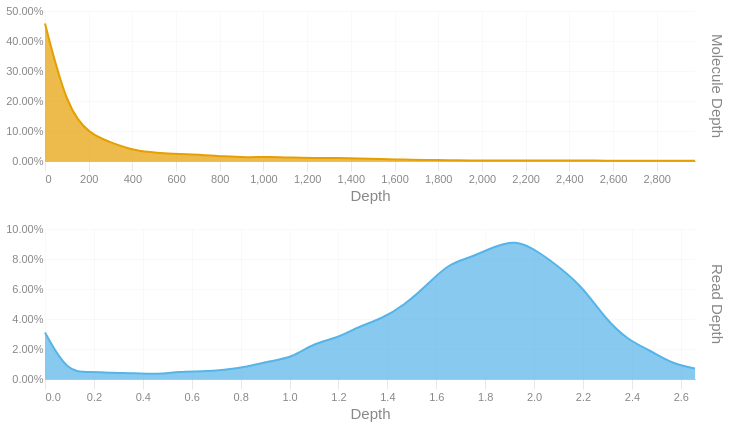

Notebook cell for this chart:
### Code cell
readdep = depth_hist(tb['Read Depth'], q99, 3)
readdep = readdep.with_columns(pl.lit('Read Depth').alias('Metric'))
if not SKIPLR:
    moldep = depth_hist(tb['Molecule Depth'], mol_q99, 1)
    moldep = moldep.with_columns(pl.lit('Molecule Depth').alias('Metric'))
    _hist = pl.concat([readdep, moldep])
    _hist = _hist.filter(pl.col('Proportion') != 0)
    with SafeRender(_hist):
        (
            alt.Chart(_hist)        
            .mark_area(interpolate = "basis")
            .encode(
                x=alt.X('Bin:Q').scale(domainMin=0).axis(alt.Axis(title='Depth')),
                y = alt.Y('Proportion:Q', title = None).axis(format = '.2%'),
                color = alt.Color('Metric:N').legend(None),
                row = alt.Row("Metric:N").header(title = None, labelOrient = 'right'),
                tooltip = [
                    alt.Tooltip("Metric:N", title = "Metric"),
                    alt.Tooltip('Interval:N', title = "Depth Interval"),
                    alt.Tooltip('Proportion:Q', title = "% Alignments").format('.2%')
                ]
            )
            .resolve_scale(x='independent', y='independent')
            .properties(
                height = 150, width = 650,
                usermeta={'embedOptions': {'downloadFileName': f'{samplename}.depth.hist'}}
            )
        ).display()
else:
    readdep = readdep.filter(pl.col('Proportion') != 0)
    with SafeRender(readdep):
        (
            alt.Chart(readdep)        
            .mark_area(interpolate = "basis")
            .encode(
                x=alt.X('Bin:Q').scale(domainMin=0).axis(alt.Axis(title='Depth')),
                y = alt.Y('Proportion:Q', title = None).axis(format = '.2%'),
                tooltip = [
                    alt.Tooltip('Interval:N', title = "Depth Interval"),
                    alt.Tooltip('Proportion:Q', title = "% Alignments").format('.2%')
                ]
            )
            .properties(
                usermeta={'embedOptions': {'downloadFileName': f'{samplename}.depth.hist'}}
            )
        ).display()

### Figure 1 — Vega-Lite specification as saved in the notebook (floating-point values rounded to 4 significant figures)
{"width": 650, "height": 150, "config": {"title": {"anchor": "start", "dy": -15, "fontSize": 18, "color": "#888888", "subtitleColor": "#888888", "subtitleFontSize": 14}, "arc": {"fill": "#0072B2"}, "axis": {"domainColor": "#888888", "domainWidth": 0.5, "gridWidth": 0.2, "grid": false, "titleFontWeight": 400, "titleFontSize": 15, "labelFontSize": 11, "labelColor": "#888888", "tickColor": "#888888", "tickWidth": 0.2, "titleColor": "#888888"}, "axisBand": {"grid": false}, "axisX": {"grid": true, "tickSize": 10, "domainCap": "round"}, "axisY": {"domain": false, "grid": true, "tickSize": 0, "domainCap": "round"}, "background": "transparent", "header": {"labelFontSize": 15, "labelColor": "#888888", "titleFontSize": 15, "titleFontWeight": 600, "titleColor": "#888888"}, "legend": {"labelFont": "sans-serif", "labelFontSize": 12, "labelColor": "#888888", "symbolSize": 100, "symbolType": "circle", "titleFontSize": 12, "titlePadding": 10, "titleColor": "#888888", "title": null}, "range": {"category": ["#E69F00", "#56B4E9", "#009E73", "#F0E442", "#0072B2", "#D55E00", "#CC79A7", "#000000"], "diverging": ["#cfe8f3", "#a2d4ec", "#73bfe2", "#46abdb", "#1696d2", "#12719e"]}, "area": {"fill": "#0072B2", "fillOpacity": 0.7, "line": true, "strokeOpacity": 0.7}, "line": {"color": "#0072B2", "stroke": "#0072B2", "strokeWidth": 2}, "trail": {"color": "#0072B2", "stroke": "#0072B2", "strokeWidth": 0, "size": 1}, "point": {"filled": true, "fillOpacity": 1.0, "size": 95}, "text": {"color": "#888888", "fontSize": 11, "align": "right", "fontWeight": 400, "size": 11}, "bar": {"fill": "#0072B2", "stroke": null}, "view": {"stroke": null, "continuousWidth": 660, "continuousHeight": 400}}, "data": {"name": "data-b11379fe62869ce73c27adf130795b78"}, "mark": {"type": "area", "interpolate": "basis"}, "encoding": {"color": {"field": "Metric", "legend": null, "type": "nominal"}, "row": {"field": "Metric", "header": {"title": null, "labelOrient": "right"}, "type": "nominal"}, "tooltip": [{"field": "Metric", "title": "Metric", "type": "nominal"}, {"field": "Interval", "title": "Depth Interval", "type": "nominal"}, {"field": "Proportion", "format": ".2%", "title": "% Alignments", "type": "quantitative"}], "x": {"axis": {"title": "Depth"}, "field": "Bin", "scale": {"domainMin": 0}, "type": "quantitative"}, "y": {"axis": {"format": ".2%"}, "field": "Proportion", "title": null, "type": "quantitative"}}, "resolve": {"scale": {"x": "independent", "y": "independent"}}, "usermeta": {"embedOptions": {"downloadFileName": "S3_Annis_506.depth.hist"}}, "$schema": "https://vega.github.io/schema/vega-lite/v6.1.0.json", "datasets": {"data-b11379fe62869ce73c27adf130795b78": [{"Bin": 0.0, "Interval": "0.0-0.092", "Proportion": 0.031, "Metric": "Read Depth"}, {"Bin": 0.092, "Interval": "0.092-0.183", "Proportion": 0.004, "Metric": "Read Depth"}, {"Bin": 0.183, "Interval": "0.183-0.275", "Proportion": 0.005, "Metric": "Read Depth"}, {"Bin": 0.275, "Interval": "0.275-0.367", "Proportion": 0.004, "Metric": "Read Depth"}, {"Bin": 0.367, "Interval": "0.367-0.458", "Proportion": 0.004, "Metric": "Read Depth"}, {"Bin": 0.458, "Interval": "0.458-0.55", "Proportion": 0.003, "Metric": "Read Depth"}, {"Bin": 0.55, "Interval": "0.55-0.642", "Proportion": 0.005, "Metric": "Read Depth"}, {"Bin": 0.642, "Interval": "0.642-0.733", "Proportion": 0.005, "Metric": "Read Depth"}, {"Bin": 0.733, "Interval": "0.733-0.825", "Proportion": 0.006, "Metric": "Read Depth"}, {"Bin": 0.825, "Interval": "0.825-0.917", "Proportion": 0.008, "Metric": "Read Depth"}, {"Bin": 0.917, "Interval": "0.917-1.008", "Proportion": 0.012, "Metric": "Read Depth"}, {"Bin": 1.008, "Interval": "1.008-1.1", "Proportion": 0.014, "Metric": "Read Depth"}, {"Bin": 1.1, "Interval": "1.1-1.192", "Proportion": 0.024, "Metric": "Read Depth"}, {"Bin": 1.192, "Interval": "1.192-1.283", "Proportion": 0.027, "Metric": "Read Depth"}, {"Bin": 1.283, "Interval": "1.283-1.375", "Proportion": 0.035, "Metric": "Read Depth"}, {"Bin": 1.375, "Interval": "1.375-1.467", "Proportion": 0.04, "Metric": "Read Depth"}, {"Bin": 1.467, "Interval": "1.467-1.558", "Proportion": 0.049, "Metric": "Read Depth"}, {"Bin": 1.558, "Interval": "1.558-1.65", "Proportion": 0.062, "Metric": "Read Depth"}, {"Bin": 1.65, "Interval": "1.65-1.742", "Proportion": 0.077, "Metric": "Read Depth"}, {"Bin": 1.742, "Interval": "1.742-1.833", "Proportion": 0.081, "Metric": "Read Depth"}, {"Bin": 1.833, "Interval": "1.833-1.925", "Proportion": 0.088, "Metric": "Read Depth"}, {"Bin": 1.925, "Interval": "1.925-2.017", "Proportion": 0.093, "Metric": "Read Depth"}, {"Bin": 2.017, "Interval": "2.017-2.108", "Proportion": 0.085, "Metric": "Read Depth"}, {"Bin": 2.108, "Interval": "2.108-2.2", "Proportion": 0.074, "Metric": "Read Depth"}, {"Bin": 2.2, "Interval": "2.2-2.292", "Proportion": 0.061, "Metric": "Read Depth"}, {"Bin": 2.292, "Interval": "2.292-2.383", "Proportion": 0.04, "Metric": "Read Depth"}, {"Bin": 2.383, "Interval": "2.383-2.475", "Proportion": 0.026, "Metric": "Read Depth"}, {"Bin": 2.475, "Interval": "2.475-2.567", "Proportion": 0.019, "Metric": "Read Depth"}, {"Bin": 2.567, "Interval": "2.567-2.658", "Proportion": 0.01, "Metric": "Read Depth"}, {"Bin": 2.658, "Interval": "2.658-2.75", "Proportion": 0.007, "Metric": "Read Depth"}, {"Bin": 0.0, "Interval": "0.0-102.6", "Proportion": 0.458, "Metric": "Molecule Depth"}, {"Bin": 102.6, "Interval": "102.6-205.2", "Proportion": 0.172, "Metric": "Molecule Depth"}, {"Bin": 205.2, "Interval": "205.2-307.8", "Proportion": 0.089, "Metric": "Molecule Depth"}, {"Bin": 307.8, "Interval": "307.8-410.4", "Proportion": 0.06, "Metric": "Molecule Depth"}, {"Bin": 410.4, "Interval": "410.4-513.0", "Proportion": 0.034, "Metric": "Molecule Depth"}, {"Bin": 513.0, "Interval": "513.0-615.6", "Proportion": 0.027, "Metric": "Molecule Depth"}, {"Bin": 615.6, "Interval": "615.6-718.2", "Proportion": 0.023, "Metric": "Molecule Depth"}, {"Bin": 718.2, "Interval": "718.2-820.8", "Proportion": 0.021, "Metric": "Molecule Depth"}, {"Bin": 820.8, "Interval": "820.8-923.4", "Proportion": 0.015, "Metric": "Molecule Depth"}, {"Bin": 923.4, "Interval": "923.4-1026.0", "Proportion": 0.012, "Metric": "Molecule Depth"}, {"Bin": 1026.0, "Interval": "1026.0-1128.6", "Proportion": 0.014, "Metric": "Molecule Depth"}, {"Bin": 1129.0, "Interval": "1128.6-1231.2", "Proportion": 0.011, "Metric": "Molecule Depth"}, {"Bin": 1231.0, "Interval": "1231.2-1333.8", "Proportion": 0.01, "Metric": "Molecule Depth"}, {"Bin": 1334.0, "Interval": "1333.8-1436.4", "Proportion": 0.01, "Metric": "Molecule Depth"}, {"Bin": 1436.0, "Interval": "1436.4-1539.0", "Proportion": 0.009, "Metric": "Molecule Depth"}, {"Bin": 1539.0, "Interval": "1539.0-1641.6", "Proportion": 0.006, "Metric": "Molecule Depth"}, {"Bin": 1642.0, "Interval": "1641.6-1744.2", "Proportion": 0.005, "Metric": "Molecule Depth"}, {"Bin": 1744.0, "Interval": "1744.2-1846.8", "Proportion": 0.003, "Metric": "Molecule Depth"}, {"Bin": 1847.0, "Interval": "1846.8-1949.4", "Proportion": 0.003, "Metric": "Molecule Depth"}, {"Bin": 1949.0, "Interval": "1949.4-2052.0", "Proportion": 0.001, "Metric": "Molecule Depth"}, {"Bin": 2052.0, "Interval": "2052.0-2154.6", "Proportion": 0.002, "Metric": "Molecule Depth"}, {"Bin": 2155.0, "Interval": "2154.6-2257.2", "Proportion": 0.002, "Metric": "Molecule Depth"}, {"Bin": 2257.0, "Interval": "2257.2-2359.8", "Proportion": 0.002, "Metric": "Molecule Depth"}, {"Bin": 2360.0, "Interval": "2359.8-2462.4", "Proportion": 0.002, "Metric": "Molecule Depth"}, {"Bin": 2462.0, "Interval": "2462.4-2565.0", "Proportion": 0.002, "Metric": "Molecule Depth"}, {"Bin": 2565.0, "Interval": "2565.0-2667.6", "Proportion": 0.001, "Metric": "Molecule Depth"}, {"Bin": 2668.0, "Interval": "2667.6-2770.2", "Proportion": 0.001, "Metric": "Molecule Depth"}, {"Bin": 2770.0, "Interval": "2770.2-2872.8", "Proportion": 0.001, "Metric": "Molecule Depth"}, {"Bin": 2873.0, "Interval": "2872.8-2975.4", "Proportion": 0.001, "Metric": "Molecule Depth"}, {"Bin": 2975.0, "Interval": "2975.4-3077.97", "Proportion": 0.001, "Metric": "Molecule Depth"}]}}
